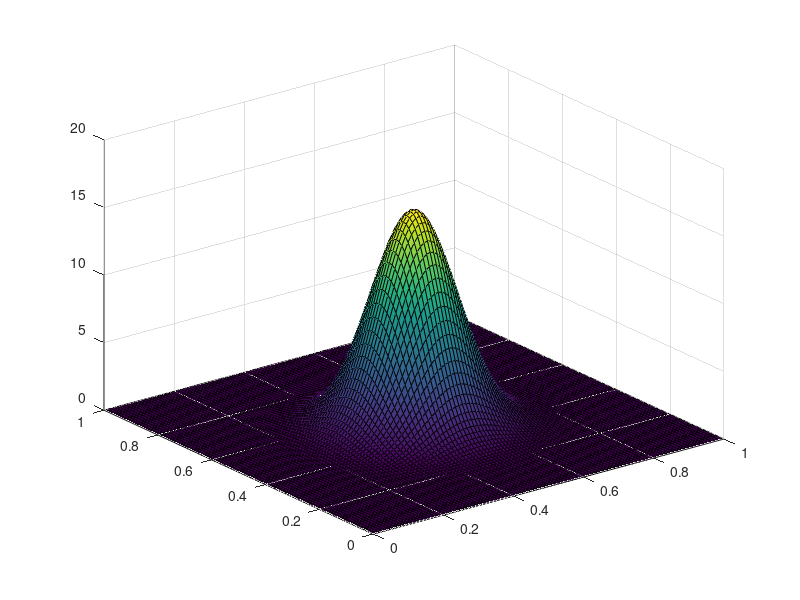

MATLAB code for this plot: (Note: this script raises an error after producing the figure.)
clear;clc

h=0.01;     
a=1;      
b=1;     
m=a/h;    
n=b/h;     
f=zeros(n+1,m+1); 


x = 0:h:a;
y = 0:h:b;
Nx=length(x);
Ny=length(y);
dx=h;
dy=h;

for i=1:Nx
    for j=1:Ny
        f(i,j)=(x(i)-0.5).^2+(y(j)-0.5).^2;
    end
end
sigma=0.1;
f=-f/(2*sigma^2);
f=exp(f)/(2*pi*sigma^2);
surf(x,y,f)
title('Iterations k=0',FontSize=14)
lambda=1;

q=1.2;
for kk=1:10
    s=1; 
    sum=0; 
    v=zeros(n+1,m+1);
    while s>1e-6   
        w=v;    
        for k=2:1:n
            for l=2:1:m
                v(k,l)=(1-q)*v(k,l)+q*(v(k-1,l)+v(k,l-1)+v(k+1,l)+v(k,l+1)-h*h*(f(k,l)-tanh(f(k,l))^2))/4;
            end
        end
        s=max(max(abs(v-w)));    
        sum=sum+1;       
    end

    % Solve lambda    

    dfx=zeros(Nx,Ny);
    dfy=zeros(Nx,Ny);
    for i=1:Nx-1
        dfx(i,:)=(v(i+1,:)-v(i,:))/dx;
    end
    dfx(Nx,:)=dfx(Nx-1,:);
    for j=1:Ny-1
        dfy(:,j)=(v(:,j+1)-v(:,j))/dy;
    end
    dfy(:,Ny)=dfy(:,Ny-1);

   num=0;
   den=0;
   for i=1:Nx
        for j=1:Ny
            num=num+(v(i,j)^2+dfx(i,j)^2+dfy(i,j)^2)*dx*dy;
            den=den+v(i,j)^3*dx*dy;
        end
   end
   lambda=num/den;


    real_lambda=calculate_lambda(v,dfx,dfy,x,y,2);
    error=check_error(v,x,y,2);

    f=lambda*v;
    surf(x,y,-v)
    title(['Interations k=',num2str(kk)],FontSize=14)

    a=0;
    E=0;
    for i=2:Nx-1
        for j=2:Nx-1
                a=a+1;
                E=E+abs(error(i,j));
        end
    end
    E=E/a;

end




